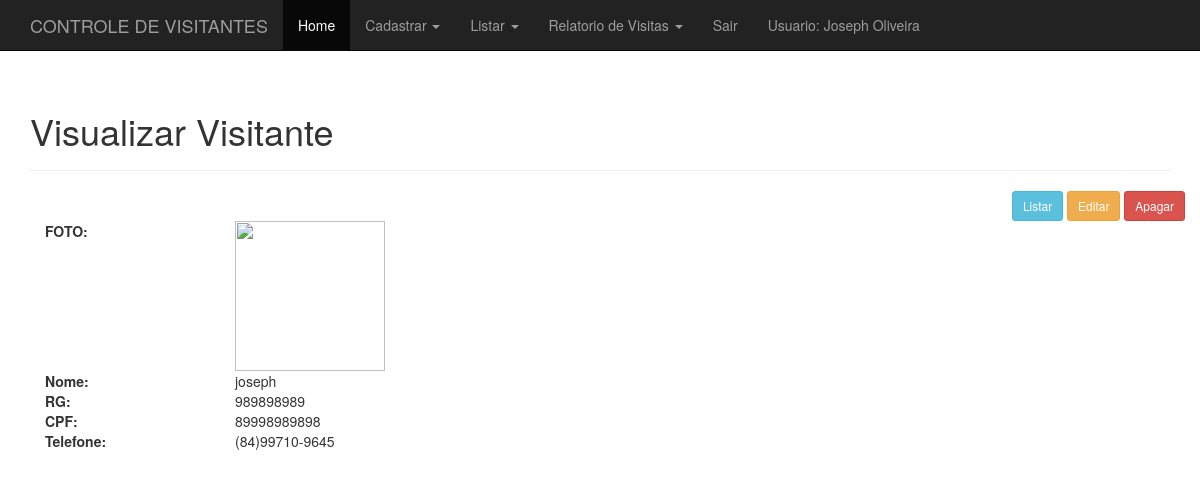
/administrativo.php?link=5&id=1 (signed in), run on the app's committed database.
### tables this page shows
CREATE TABLE `visitante` (
  `id` int(11) NOT NULL,
  `nome` varchar(220) DEFAULT NULL,
  `empresa` varchar(100) DEFAULT NULL,
  `telefone` varchar(255) DEFAULT NULL,
  `cpf` varchar(14) DEFAULT NULL,
  `rg` varchar(11) DEFAULT NULL
);

### visual_visitante.php (the view, shortened to what this page needs)
<?php
    $id = $_GET['id'];
    $result=mysqli_query($conn,"SELECT *,(select foto from fotos where fotos.id_visitante = visitante.id) as foto_usuario FROM visitante WHERE id='$id' LIMIT 1");
    $resultado=mysqli_fetch_assoc($result);
?>
    <div class="container">
      <div class="page-header">
        <h1>Visualizar Visitante</h1>
      </div>
      <div class="row">
        <div class="pull-right">
          <a href='administrativo.php?link=2&id=<?php echo $resultado['id']; ?>'> <button type='button' class='btn btn-sm btn-info'> Listar</button></a>
          <a href='administrativo.php?link=4&id=<?php echo $resultado['id']; ?>'> <button type='button' class='btn btn-sm btn-warning'> Editar</button></a>
          <a href='processa/processa_apagar_paciente.php?id=<?php echo $resultado['id'];?>'> <button type='button' class='btn btn-sm btn-danger'> Apagar</button></a>
          </div>
        </div>
      <div class="row">
        <div class="col-md-12">
          <div class="col-sm-3 col-md-2">
              <b>FOTO:</b>
          </div>
          <div class="col-sm-9 col-md-10">
          <img src=" <?php echo 'uploads/'.$resultado['foto_usuario']; ?>" alt="" srcset="" width="150" height="150">
          </div>
          </div>
          <div class="col-md-12">
          <div class="col-sm-3 col-md-2">
              <b>Nome:</b>
          </div>
          <div class="col-sm-9 col-md-10">
            <?php echo $resultado['nome']; ?>
          </div>
          </div>
          <div class="col-md-12">
          <div class="col-sm-3 col-md-2">
              <b>RG:</b>
          </div>
          <div class="col-sm-9 col-md-10">
            <?php echo $resultado['rg']; ?>
          </div>
          </div>
          <div class="col-md-12">
          <div class="col-sm-3 col-md-2">
              <b>CPF:</b>
          </div>
          <div class="col-sm-9 col-md-10">
            <?php echo $resultado['cpf']; ?>
          </div>
          </div>
          <div class="col-md-12">
          <div class="col-sm-3 col-md-2">
              <b>Telefone:</b>
          </div>
          <div class="col-sm-9 col-md-10">
            <?php echo $resultado['telefone']; ?>
          </div>
          </div>
        </div>
      </div>

### data on the page
visitante: nome "joseph", rg "989898989", cpf "89998989898", telefone "(84)99710-9645"

### other printed values
$_SESSION['usuarioNome'] "Joseph Oliveira"
